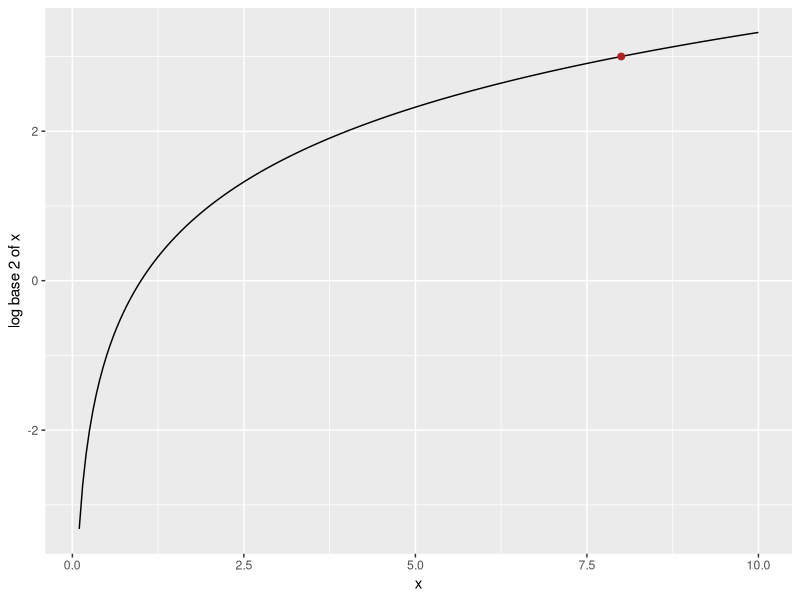

Source code (R):
## ---- chunk 1
#| code-fold: true
#| echo: !expr knitr::is_html_output()
#| message: false
#| warning: false
#| fig-alt: >-
#|   The graph of the logarithm to base 2 for x from 0.1 to 10. The curve
#|   rises steeply near 0, crosses the horizontal axis at x = 1, and keeps
#|   rising more slowly. A dot marks the point (8, 3).

x <- seq(0.1, 10, length.out = 200)
y <- log2(x)
curve <- data.frame(x = x, y = y)
marked <- data.frame(x = 8, y = 3)

log_plot <- ggplot2::ggplot(curve, ggplot2::aes(x = x, y = y)) +
  ggplot2::geom_line() +
  ggplot2::geom_point(data = marked, colour = "firebrick", size = 2) +
  ggplot2::labs(x = "x", y = "log base 2 of x")

log_plot
